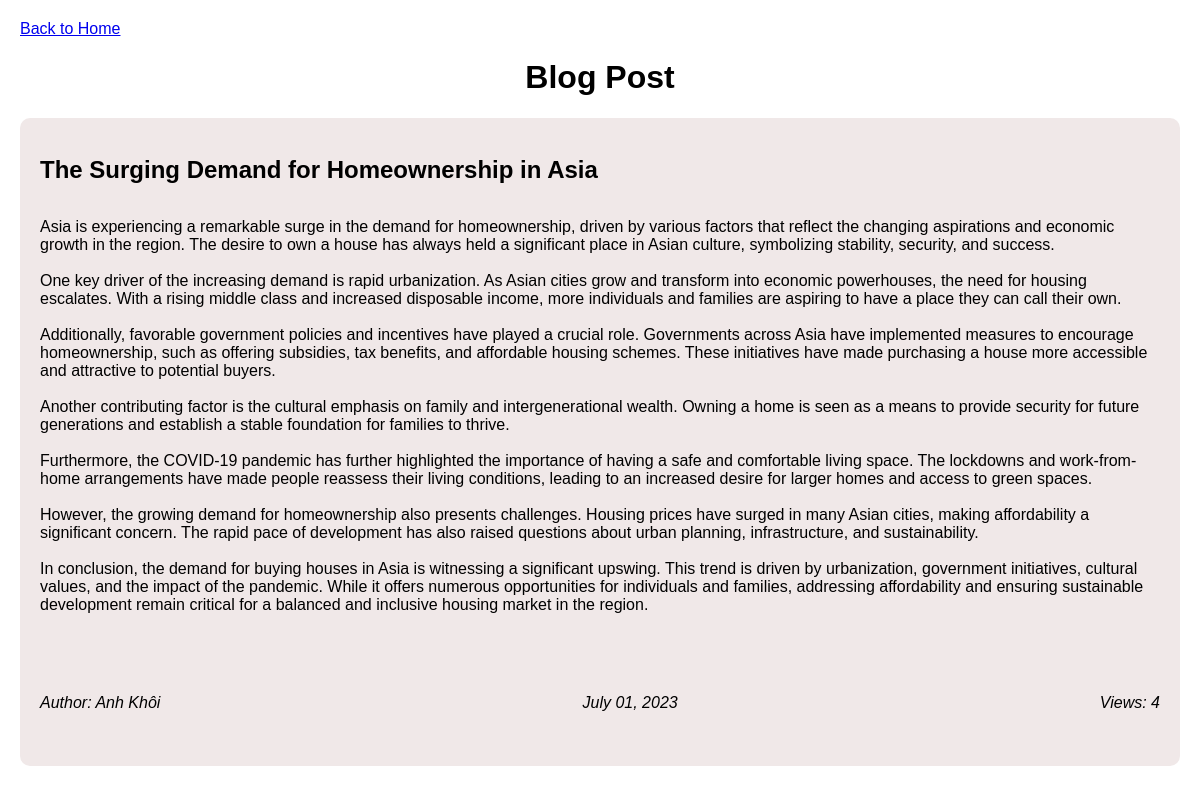
Screenshot of /post/3 with the database file from the repository.
### app/models.py (models this page shows)
class Post(db.Model):
    id = db.Column(db.Integer, primary_key=True)
    title = db.Column(db.String(100))
    content = db.Column(db.Text)
    author = db.Column(db.String(50))
    views = db.Column(db.Integer, default=0)
    date = db.Column(db.DateTime, default=datetime.utcnow)

### app/routes/blog_routes.py (the view)
@blog_bp.route('/post/<int:post_id>')
def post(post_id):
    post = Post.query.get(post_id)
    if post:
        post.views += 1
        db.session.commit()
        return render_template('post.html', post=post)
    else:
        return redirect('/')

### app/templates/post.html (shortened to what this page needs)
<!DOCTYPE html>
<html>
<head>
</head>
<body>
    <a href="/">Back to Home</a>
    <h1>Blog Post</h1>
    <div class="post">
        <h2>{{ post.title }}</h2>
        <p>{{ post.content }}</p>
        <div class="meta-data">
            <p>Author: {{ post.author }}</p>
            <p>{{ post.date.strftime('%B %d, %Y') }}</p>
            <p>Views: {{ post.views }}</p>
        </div>
    </div>
</body>
</html>

### app/templates/post.html (style rules this page uses)
body { font-family: Arial, sans-serif; margin: 20px; }
h1 { text-align: center; }
.post { margin-bottom: 0px; padding: 20px; background-color: #f0e8e8; border-radius: 10px; white-space: pre-line; }
.post h2 { margin-top: 0px; margin-bottom: 0px; }
.post .meta-data { display: flex; justify-content: space-between; align-items: center; font-style: italic; margin-top: 30px; }

### rows the page displays
Post: title "The Surging Demand for Homeownership in Asia", content "Asia is experiencing a remarkable surge in the demand for homeownership, driven by various factors that reflect the changing aspirations and economic growth in the region. The desire to own a house has always held a significant place in Asian culture, symbolizing stability, security, and success. One key driver of the increasing demand is rapid urbanization. As Asian cities grow and transform into economic powerhouses, the need for housing escalates. With a rising middle class and increased disposable income, more individuals and families are aspiring to have a place they can call their own. Additionally, favorable government policies and incentives have played a crucial role. Governments…", author "Anh Khôi", date "July 01, 2023", views "4"
